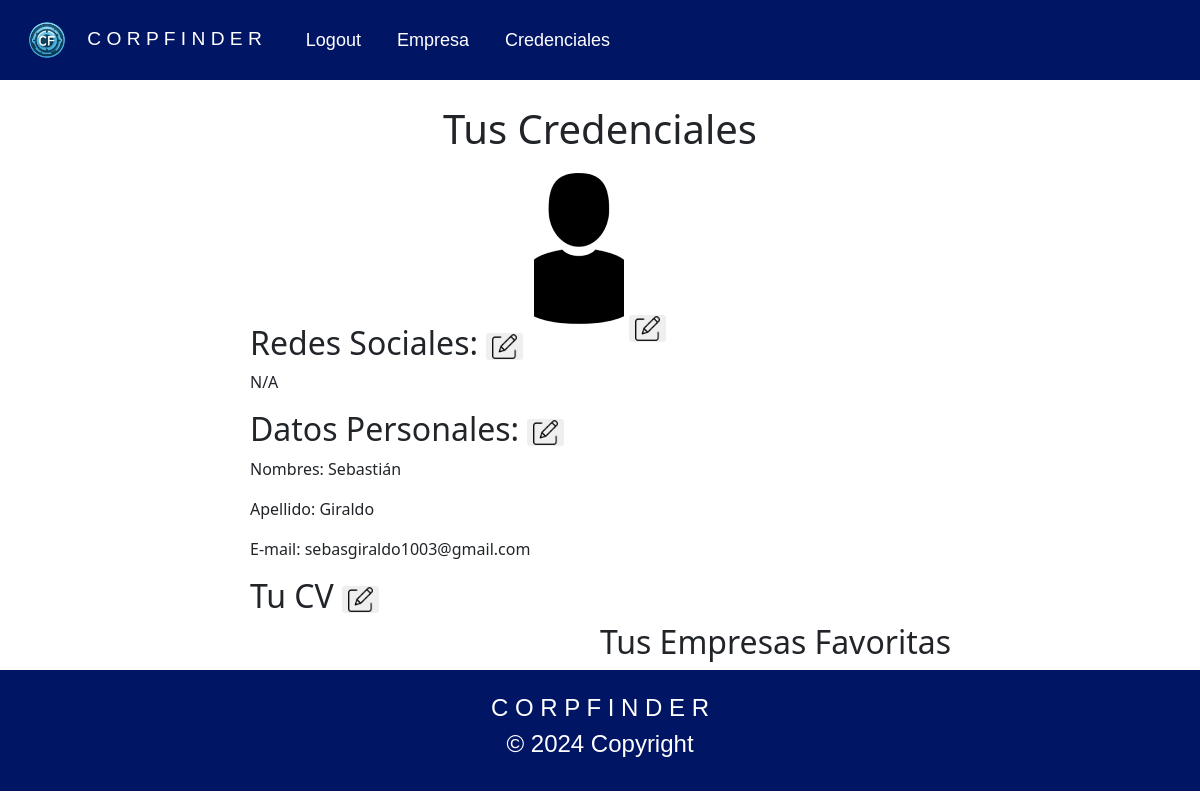
/credenciales/ (signed in), run on the app's committed database.
### credenciales/models.py (models this page shows)
class Credenciales(models.Model):
    usuario = models.OneToOneField(User, on_delete=models.CASCADE, related_name='credenciales', default=None)
    imagen = models.ImageField(upload_to='credenciales/images/', default='credenciales/images/image_5.png',blank=True)
    redes = models.TextField(default = 'N/A')
    CV = models.FileField(null=True, blank=True)
    empresas_favoritas = models.ManyToManyField(Empresa, blank=True)

### credenciales/views.py (the view)
# urls.py: path('', include('credenciales.urls')),
@login_required(login_url='/iniciarSesion')
def credenciales(request):
   credencial = Credenciales.objects.get(usuario=request.user)
   usuario = credencial.usuario
   return render(request,'credenciales.html',{'cred_usuario': usuario,'credencial': credencial})

### credenciales/templates/credenciales.html (shortened to what this page needs)
{% extends 'base3.html' %}
{% block content %}
{% load static %}
<link rel="stylesheet" href="{% static 'credenciales.css' %}">
<head>
</head>
<body>
    <div>
        <h1 class="title">Tus Credenciales</h1>
        <div class="img-container">
            <img src="{{ credencial.imagen.url }}" alt="Imagen de perfil">
            <form action="{% url 'edit' %}">
                <button class="boton"><img src="/media/credenciales/images/edit.png" alt=""></button>
            </form>
        </div>
        <div class="datos">
            <h2 class="info">Redes Sociales:
                <form action="{% url 'edit' %}">
                    <button class="boton"><img src="/media/credenciales/images/edit.png" alt=""></button>
                </form>
            </h2>
            <p class="info">{{ credencial.redes }}</p>
        </div>
        <div class="datos">
            <h2 class="info">Datos Personales:
                <form action="{% url 'edit' %}">
                    <button class="boton"><img src="/media/credenciales/images/edit.png" alt=""></button>
                </form>
            </h2>
            <p class="info"> Nombres: {{ cred_usuario.first_name }}</p>
            <p class="info"> Apellido: {{ cred_usuario.last_name }}</p>
            <p class="info"> E-mail: {{ cred_usuario.email }}</p>
        </div>
        <div class="datos">
            <h2 class="info">Tu CV
                <form action="{% url 'edit' %}">
                    <button class="boton"><img src="/media/credenciales/images/edit.png" alt=""></button>
                </form>
            </h2>
        </div>
        <div class="empresas_fav">
            <h2 class="info">Tus Empresas Favoritas </h2>
        </div>
    </div>
</body>
{% endblock %}

### corp/static/credenciales.css (style rules this page uses)
.title { text-align: center; margin-top: 25px; }
.img-container { text-align: center; margin-top: 20px; }
.img-container button { border: none; border-radius: 3px; position: relative; top: 80px; }
button img { width: 25px; height: 25px; }
.datos .info { margin-left: 250px; }
h2 button { border: none; border-radius: 3px; }
.empresas_fav .info { margin-left: 600px; }
form { display: inline; margin: 0; padding: 0; border: none; background: none; }

### data on the page
Credenciales: imagen (picture), redes "N/A"

### other printed values
{{ cred_usuario.first_name }} "Sebastián"
{{ cred_usuario.last_name }} "Giraldo"
{{ cred_usuario.email }} "sebasgiraldo1003@gmail.com"
